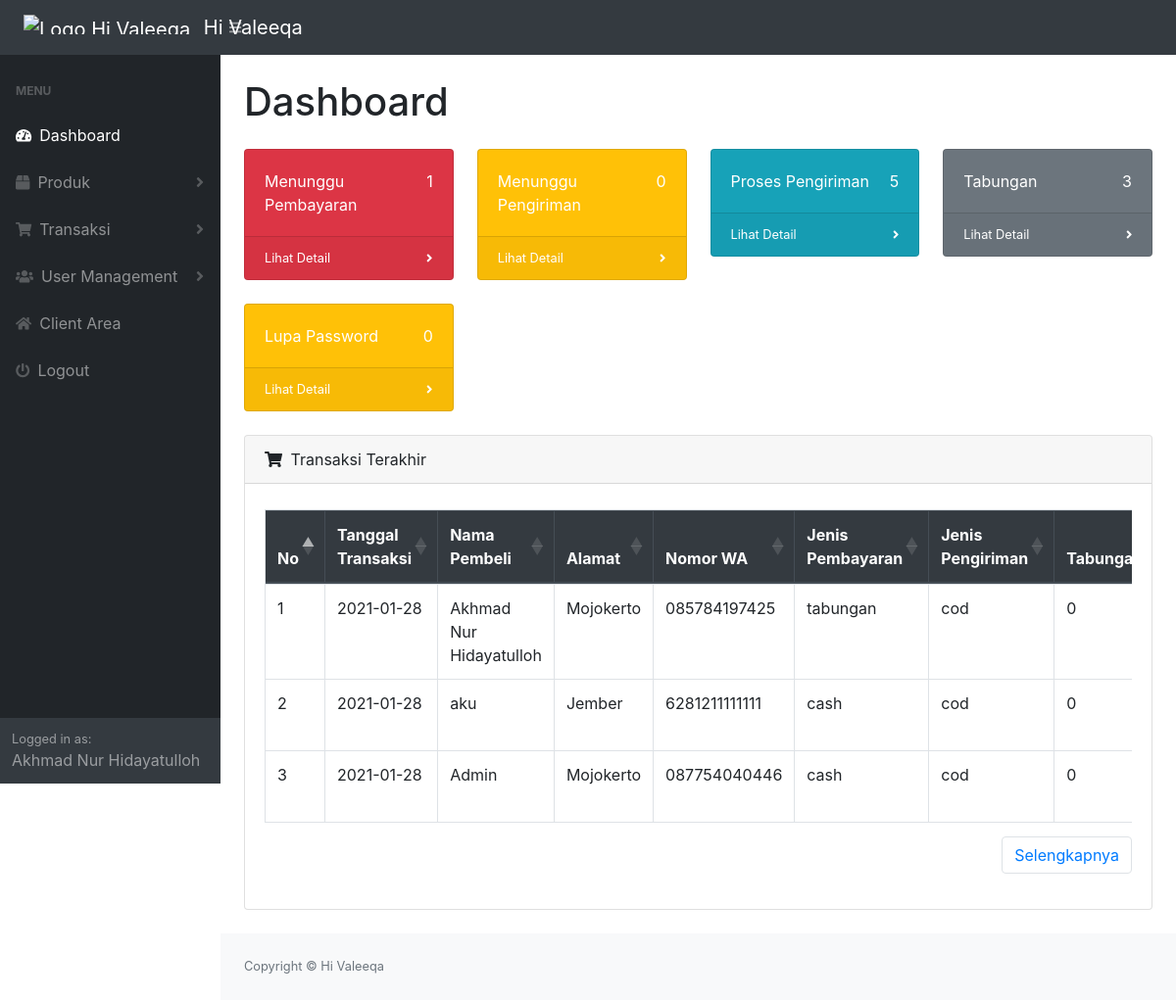
The app's page /admin/dist/index.php (signed in) with its own data.
### tables this page shows
CREATE TABLE `transaksi` (
  `id_transaksi` int(11) NOT NULL,
  `id_user` int(11) NOT NULL,
  `jenis_pembayaran` varchar(15) NOT NULL,
  `jenis_pengiriman` varchar(15) NOT NULL,
  `tanggal_transaksi` date NOT NULL,
  `tabungan` int(11) NOT NULL,
  `total` int(11) NOT NULL,
  `status` varchar(15) NOT NULL,
  `resi` varchar(15) NOT NULL
);

CREATE TABLE `user` (
  `id_user` int(11) NOT NULL,
  `email` varchar(50) NOT NULL,
  `pass` varchar(50) NOT NULL,
  `nama` varchar(50) NOT NULL,
  `jenis_kelamin` varchar(1) NOT NULL,
  `alamat` text NOT NULL,
  `nomor_wa` varchar(15) NOT NULL,
  `level` int(1) NOT NULL,
  `lupa_password` varchar(5) NOT NULL
);

### admin/dist/index.php (the view, shortened to what this page needs)
<?php
    include 'sidebar.php';
    require_once "connection.php";
?>
    <div class="container-fluid">
        <h1 class="my-4">Dashboard</h1>
        <div class="row">
            <div class="col-xl-3 col-md-6">
                <div class="card bg-danger text-white mb-4">
                    <div class="card-body">
                        <?php
                            $sql = "select * from transaksi where status='belum bayar' and jenis_pembayaran='cash'";
                            $query = mysqli_query($conn, $sql);
                            $data = mysqli_num_rows($query);
                        ?>
                        <div class="d-flex flex-row justify-content-between">
                            <div class="p-0">Menunggu Pembayaran</div>
                            <div class="p-0"><?php echo $data; ?></div>
                        </div>
                    </div>
                    <div class="card-footer d-flex align-items-center justify-content-between">
                        <a class="small text-white stretched-link" href="menunggu-pembayaran.php">Lihat Detail</a>
                        <div class="small text-white"><i class="fas fa-angle-right"></i></div>
                    </div>
                </div>
            </div>
            <div class="col-xl-3 col-md-6">
                <div class="card bg-warning text-white mb-4">
                    <div class="card-body">
                        <?php
                            $sql = "select * from transaksi where status='menunggu kirim'";
                            $query = mysqli_query($conn, $sql);
                            $data = mysqli_num_rows($query);
                        ?>
                        <div class="d-flex flex-row justify-content-between">
                            <div class="p-0">Menunggu Pengiriman</div>
                            <div class="p-0"><?php echo $data; ?></div>
                        </div>
                    </div>
                    <div class="card-footer d-flex align-items-center justify-content-between">
                        <a class="small text-white stretched-link" href="menunggu-pengiriman.php">Lihat Detail</a>
                        <div class="small text-white"><i class="fas fa-angle-right"></i></div>
                    </div>
                </div>
            </div>
            <div class="col-xl-3 col-md-6">
                <div class="card bg-info text-white mb-4">
                    <div class="card-body">
                        <?php
                            $sql = "select * from transaksi where status='proses kirim'";
                            $query = mysqli_query($conn, $sql);
                            $data = mysqli_num_rows($query);
                        ?>
                        <div class="d-flex flex-row justify-content-between">
                            <div class="p-0">Proses Pengiriman</div>
                            <div class="p-0"><?php echo $data; ?></div>
                        </div>
                    </div>
                    <div class="card-footer d-flex align-items-center justify-content-between">
                        <a class="small text-white stretched-link" href="proses-pengiriman.php">Lihat Detail</a>
                        <div class="small text-white"><i class="fas fa-angle-right"></i></div>
                    </div>
                </div>
            </div>
            <div class="col-xl-3 col-md-6">
                <div class="card bg-secondary text-white mb-4">
                    <div class="card-body">
                        <?php
                            $sql = "select * from transaksi where status='belum bayar' and jenis_pembayaran='tabungan'";
                            $query = mysqli_query($conn, $sql);
                            $data = mysqli_num_rows($query);
                        ?>
                        <div class="d-flex flex-row justify-content-between">
                            <div class="p-0">Tabungan</div>
                            <div class="p-0"><?php echo $data; ?></div>
                        </div>
                    </div>
                    <div class="card-footer d-flex align-items-center justify-content-between">
                        <a class="small text-white stretched-link" href="tabungan.php">Lihat Detail</a>
                        <div class="small text-white"><i class="fas fa-angle-right"></i></div>
                    </div>
                </div>
            </div>
            <div class="col-xl-3 col-md-6">
                <div class="card bg-warning text-white mb-4">
                    <div class="card-body">
                        <?php
                            $sql = "select id_user from user where lupa_password='ya'";
                            $query = mysqli_query($conn, $sql);
                            $data = mysqli_num_rows($query);
                        ?>
                        <div class="d-flex flex-row justify-content-between">
                            <div class="p-0">Lupa Password</div>
                            <div class="p-0"><?php echo $data; ?></div>
                        </div>
                    </div>
                    <div class="card-footer d-flex align-items-center justify-content-between">
                        <a class="small text-white stretched-link" href="lupa-password.php">Lihat Detail</a>
                        <div class="small text-white"><i class="fas fa-angle-right"></i></div>
                    </div>
                </div>
            </div>
        </div>
        <div class="card mb-4">
            <div class="card-header">
                <i class="fas fa-shopping-cart mr-1"></i>
                Transaksi Terakhir
            </div>
            <div class="card-body">
                <div class="table-responsive">
                    <table class="table table-bordered" id="dataTable" width="100%" cellspacing="0">
                        <thead class="thead-dark">
                            <tr>
                                <th>No</th>
                                <th>Tanggal Transaksi</th>
                                <th>Nama Pembeli</th>
                                <th>Alamat</th>
                                <th>Nomor WA</th>
                                <th>Jenis Pembayaran</th>
                                <th>Jenis Pengiriman</th>
                                <th>Tabungan</th>
                            </tr>
                        </thead>
                        <tbody>
                            <?php
                                $nomor = 1;
                                $sql = "SELECT * from transaksi inner join user on transaksi.id_user = user.id_user order by tanggal_transaksi desc limit 3";
                                $query = mysqli_query($conn, $sql);
                                while($data = mysqli_fetch_array($query)){
                            ?>
                                    <tr>
                                        <td><?php echo $nomor; ?></td>
                                        <td><?php echo $data["tanggal_transaksi"]; ?></td>
                                        <td><?php echo $data["nama"]; ?></td>
                                        <td><?php echo $data["alamat"]; ?></td>
                                        <td><?php echo $data["nomor_wa"]; ?></td>
                                        <td><?php echo $data["jenis_pembayaran"]; ?></td>
                                        <td><?php echo $data["jenis_pengiriman"]; ?></td>
                                        <td><?php echo $data["tabungan"]; ?></td>
                                    </tr>
                            <?php
                                    $nomor++;
                                }
                            ?>
                        </tbody>
                    </table>
                    <ul class="pagination justify-content-end mt-2">
                        <li class="page-item"><a href="riwayat-transaksi.php" class="page-link">Selengkapnya</a></li>
                    </ul>
                </div>
            </div>
        </div>
    </div>
<?php include 'footer.php' ?>

### records on screen
transaksi: tanggal_transaksi "2021-01-28", id_user.nama "Akhmad Nur Hidayatulloh", id_user.alamat "Mojokerto", id_user.nomor_wa "085784197425", jenis_pembayaran "tabungan", jenis_pengiriman "cod", tabungan "0"
transaksi: tanggal_transaksi "2021-01-28", id_user.nama "aku", id_user.alamat "Jember", id_user.nomor_wa "6281211111111", jenis_pembayaran "cash", jenis_pengiriman "cod", tabungan "0"
transaksi: tanggal_transaksi "2021-01-28", id_user.nama "Admin", id_user.alamat "Mojokerto", id_user.nomor_wa "087754040446", jenis_pembayaran "cash", jenis_pengiriman "cod", tabungan "0"

### other values on screen
$_SESSION["nama"] "Akhmad Nur Hidayatulloh"
$data "1"
$data "0"
$data "5"
$data "3"
